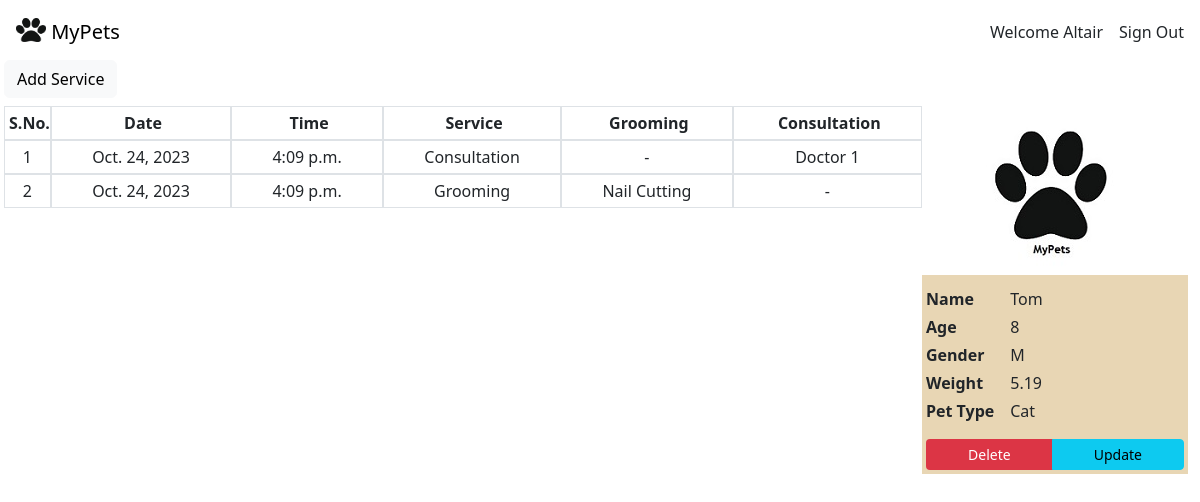
The page /pets/pet_detail_route/7/ (signed in) on the database as committed earlier.
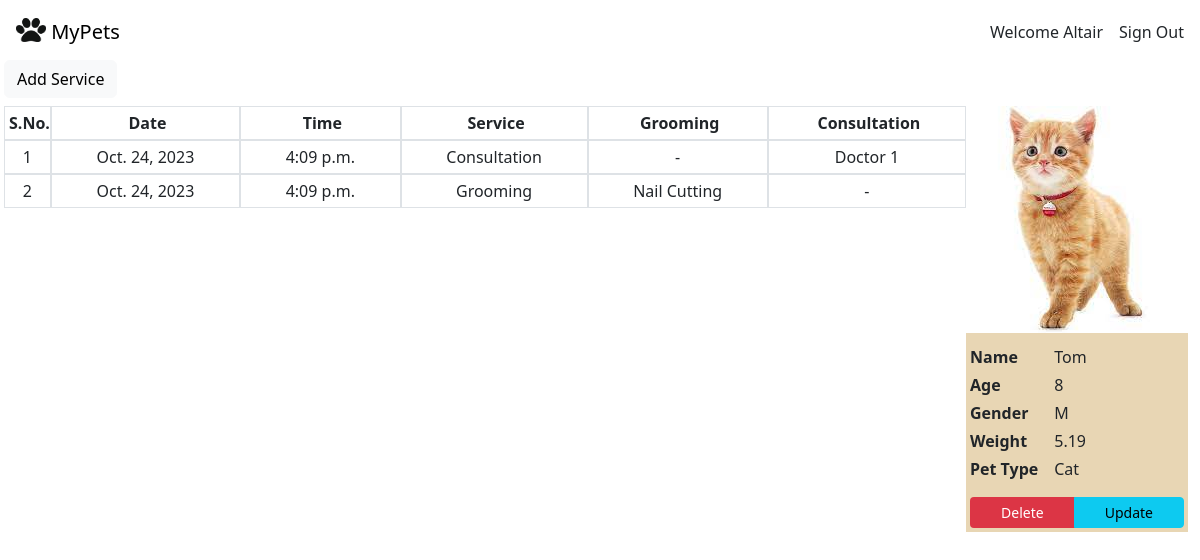
The same page on the database as committed later.
### pets_app/models.py (models this page shows, shortened)
class PetInformation(Model):
    class PetType(models.TextChoices):
        CAT = "Cat", "Cat"
        DOG = "Dog", "Dog"
        HORSE = "Horse", "Horse"
        RABBIT = "Rabbit", "Rabbit"
        PIGEON = "Pigeon", "Pigeon"
    class PetGender(models.TextChoices):
        Male = "M", "Male"
        Femail = "F", "Female"
        Unknown = "Unknown","Unknown"
    class Breed(models.TextChoices):
        German_Shephard = "German_Shephard", "German_Shephard"
        Labrador = "Labrador", "Labrador"
        Indie = "Indie", "Indie"
        Persian = "Persian", "Persian"
    date = models.DateField(auto_created=True, auto_now_add=True)
    name = models.CharField(max_length=30)
    age = models.PositiveSmallIntegerField()
    pet_type = models.CharField(max_length=10, choices=PetType.choices, default=PetType.CAT)
    weight = models.DecimalField(max_digits=5, decimal_places=2)
    breed = models.CharField(max_length=20, choices=Breed.choices, default=Breed.Indie)
    gender = models.CharField(max_length=7, choices=PetGender.choices, default=PetGender.Male)
    image = models.ImageField(upload_to='images/', blank=True)
    owner = models.ForeignKey(to=OwnerModel, on_delete=models.CASCADE, null=True, blank=True)
    created_by = models.CharField(max_length=30, blank=True, null=True)
    updated_by = models.CharField(max_length=30, blank=True, null=True)

### pets_app/views.py (the view)
class PetDetailView(SomeLoginRequiredMixin, SomePermissionRequiredMixin, DetailView):
    model = PetInformation
    permission_required = 'pets_app.view_petinformation'
    def get(self, request, pk, *args, **kwargs):
        petinformation = PetInformation.objects.get(id=pk)
        petservice = PetServices.objects.filter(pet_name=petinformation.name, id_2=pk)
        s_no = []
        for item in range(len(petservice)):
            s_no.append(item+1)
        return render(request=request, template_name='pets_app/petinformation_detail.html', context={'petinformation':petinformation, 'petservice':petservice, 's_no':s_no,})

### pets_app/mixins.py (called while the page is built, shortened)
    def dispatch(self, request, *args, **kwargs):
        if not request.user.is_authenticated:
            return self.handle_no_permission()
        else:
            return super().dispatch(request, *args, **kwargs)

    def get_permission_required(self):
        if isinstance(self.permission_required, str):
            perms = (self.permission_required,)
        else:
            perms = self.permission_required
        return perms

    def has_permission(self):
        perms = self.get_permission_required()
        return self.request.user.has_perms(perms)

    def dispatch(self, request, *args, **kwargs):
        return super().dispatch(request, *args, **kwargs)

### pets_app/templates/pets_app/petinformation_detail.html (shortened to what the changed rows need)
{% extends 'pets.html' %}
{% load static %}
{% block 'content' %}
<div class="d-flex justify-content-between">
  <div class="d-flex flex-column">
    <div class="d-flex flex-column me-2" style="background-color: rgb(232, 214, 180);">
      <div class="d-flex">
        {% if petinformation.image %}
          <img class="d-flex flex-fill" src="{{petinformation.image.url}}" alt="{% static 'images/none2.jpg' %}">
        {% else %}
          <img src="{% static 'images/none2.jpg' %}" alt="paws.img">
        {% endif %}
    </div>
    <div class="d-flex my-2">
      <div class="ps-3">
        <div class="my-1">{{petinformation.name | capfirst}}</div>
        <div class="my-1">{{petinformation.age}}</div>
        <div class="my-1">{{petinformation.gender}}</div>
        <div class="my-1">{{petinformation.weight}}</div>
        <div class="my-1">{{petinformation.pet_type}}</div>
      </div>
    </div>
    </div>
  </div>
</div>
{% endblock %}

Rows that differ between the two databases and show on the page:
changed PetInformation "Tom": image: picture added
